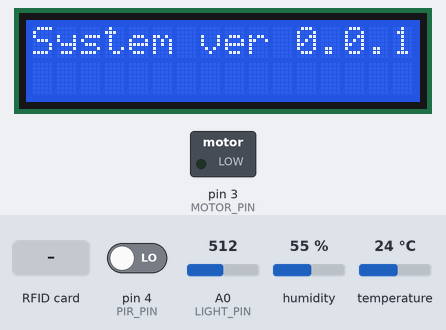
A sketch run on a simulated Arduino Uno, built with avr-gcc and run on an emulated ATmega328P. Parts: 16×2 character LCD, switched loads named in the sketch (green lamp = pin HIGH). The inputs (shaded band) are chosen by the test bench; at power-on: pin 4 (PIR_PIN) LOW, A0 (LIGHT_PIN) = 512, humidity 55 %, temperature 24 °C. EEPROM starts erased; pins used as bus, display or sensor lines are not drawn; what the sketch prints to the serial monitor is not drawn.

Above: at 3.6 s.
At 5.7 s:
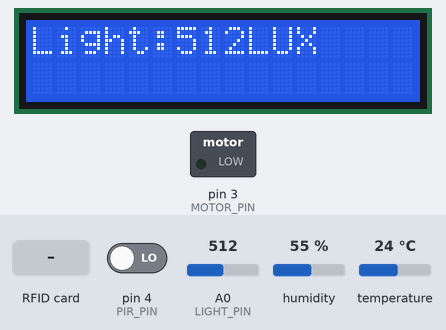
5.8 s: RFID card 5E 7A 19 C4 held to the reader
At 8.1 s:
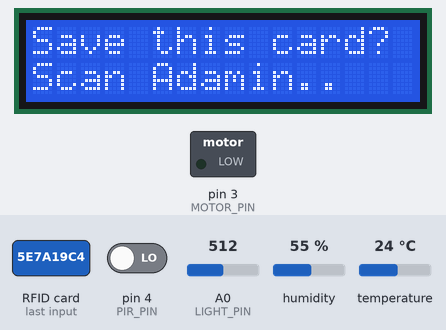
Timing chart, 0 to 9.6 s (numbered marks = the images above; inputs shaded):
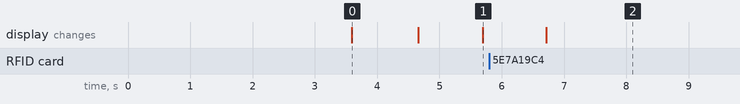

Measured:
- after the input at 5.8 s, the display: changes after 0.91 s (image 2)
- what the display in image 0 shows lasts 1.1 s, from 3.6 s to 4.7 s

The sketch:

ESE515_Project_LOWER.ino
```cpp
/**

SmartBox system ---- Lower MCU

In this part, MCU can collect temprature, humidity, light value and door status.
With using the communication portcal module, it can T/R data with main MCU.

Connection:

1.RFID
SDA------------------------Digital 10
SCK------------------------Digital 13
MOSI----------------------Digital 11
MISO----------------------Digital 12
IRQ------------------------DO NOT CONNECT
GND-----------------------GND
RST------------------------Digital 9
3.3V------------------------3.3V

2.PIR
OUTPUT-------------------- 4

3.DHT 11
SIG----------------------2

4.CdS
OUTPUT---------------- A0

5.TX RX(SoftwareSerial)

TX-------------------5
RX------------------6

Note: Upper MCU(coonection should be different)
TX--------------------3
RX--------------------2


6.lcd screen
rs-------------------A1 15
en-------------------A2 16
d4-------------------A3 17
d5-------------------A4 18
d6-------------------A5 19
d7-------------------0


Author:Ze Li
Date:04/3/2023

*/


#include <SPI.h>
#include <MFRC522.h>
#include <Servo.h>
#include <EEPROM.h>
#include <DHT.h>
#include <SoftwareSerial.h>
#include <LiquidCrystal.h>

// RFID ERROR Define
#define CARD_TYPE_ERROE -1
#define CARD_NOT_VAILD -2
#define CARD_SUCCESS 1


// Communication define
#define SENSOR_DATA_LENGETH 8


#define END_CODE 5


// PIN Define

#define RFID_RESET_PIN 9 // RFID_receiver reset pin
#define RFID_SDA_PIN 10 // RFID SDA pin
#define MOTOR_PIN 3 // SG90 control pin
#define DHT_PIN 2 // DHT
#define PIR_PIN 4 // PIR
#define LIGHT_PIN A0 // CdS
#define TX_PIN 6
#define RX_PIN 7


// MAX_Number define
#define MAX_CARD_NUMBER 512
#define UID_LENGETH 4

//Defult Thershold value define
#define MAX_TEMP 30


// Initialize Object

MFRC522 rfid(RFID_SDA_PIN,RFID_RESET_PIN);
//Servo door_servo;
int uid_write_address = 0; // uid can be saved in this address of EEPROM
int uid_read_address = 0;
byte nuidPICC[4];
byte adamin[4];

DHT dht( DHT_PIN, DHT11);
float temprature = 0;
float humidity = 0;

int PIR_distance = 0;

int light_value = 0;

int door_status = 0; // 0:closed;1:opened

LiquidCrystal lcd(A2, A1, A3, A4, A5, 5);
byte temperturechar[8] = {
  0b10000,
  0b00110,
  0b01001,
  0b01000,
  0b01000,
  0b01001,
  0b00110,
  0b00000,
}; // characte for degree

SoftwareSerial lowermcuSerial(RX_PIN,TX_PIN);
int sensor_data[SENSOR_DATA_LENGETH];


int page_flag = 0; //0:Hum and temp; 1:light


bool check_setup(){
  // find card

  if (!rfid.PICC_IsNewCardPresent()){
     //Serial.println("can not read caasasasasrd..");
    return false;}

  // readable?
  if (!rfid.PICC_ReadCardSerial()){
    Serial.println("can not read card..");
    return false;}

  MFRC522::PICC_Type piccType = rfid.PICC_GetType(rfid.uid.sak);
  if (piccType != MFRC522::PICC_TYPE_MIFARE_MINI &&
        piccType != MFRC522::PICC_TYPE_MIFARE_1K &&
        piccType != MFRC522::PICC_TYPE_MIFARE_4K) {
        Serial.println("The card type is wrong!");
        return false; }

  return true;
}

int check_id(){
  if(check_setup()){
  // First save the reading content into nuidPICC array
  for (byte i = 0; i < 4; i++) {
    nuidPICC[i] = rfid.uid.uidByte[i];
    //Serial.println(nuidPICC[i],HEX);
    }
    // stop reading the same card
    rfid.PICC_HaltA();
   rfid.PCD_StopCrypto1();
   // Begin check id based on the EEPROM
    uid_read_address = 0;
    while(uid_read_address != 512){
      int temp_address = uid_read_address;
      byte value_1 = EEPROM.read(temp_address);
      byte value_2 = EEPROM.read(temp_address+1);
      byte value_3 = EEPROM.read(temp_address+2);
      byte value_4 = EEPROM.read(temp_address+3);
      if (nuidPICC[0]==value_1&&nuidPICC[1]==value_2&&nuidPICC[2]==value_3&&nuidPICC[3]==value_4)
      { return CARD_SUCCESS; }
      uid_read_address = uid_read_address + 4;
    }
    Serial.println("Can't find the card!");
    return CARD_NOT_VAILD;

  }
  //Serial.println("Check Card type!!!!");
  //lcd.clear();
  //lcd.println("check your card!");
  //delay(4000);
  return CARD_TYPE_ERROE;
}

bool save_uid(){
  if(uid_write_address == 512 ){
    Serial.print("Card is enough!!!!,this activity may replace the first card");
    uid_write_address = 0;
    return false;
  }
  else{
    for(int i=0;i<4;i++){
      EEPROM.write(uid_write_address,nuidPICC[i]);
      uid_write_address = uid_write_address + 1;
    }
    Serial.println("Saved!!!");
    return true;
  }

}

void rfid_check(int id)
{
  if( id == CARD_NOT_VAILD){
    Serial.println("Do you want to save this card?(Y/N)");
    lcd.clear();
    lcd.setCursor(0, 0);
    lcd.print("Save this card?");
    lcd.setCursor(0, 1);
    lcd.print("Scan adamin");
   while(1) // Use adamin card to save other users card
    {  lcd.clear();
      lcd.setCursor(0, 0);
      lcd.print("Save this card?");
      lcd.setCursor(0, 1);
       lcd.print("Scan Adamin..");
      if(check_setup()){
        for (byte i = 0; i < 4; i++) {
        adamin[i] = rfid.uid.uidByte[i];}
        rfid.PICC_HaltA();
        rfid.PCD_StopCrypto1();
        if (adamin[0]==0x03&&adamin[1]==0x36&&adamin[2]==0x44&&adamin[3]==0x1B){
          lcd.clear();
          lcd.print("Welcomeback....");
          if(save_uid()){
            lcd.clear();
            lcd.print("Saved!!");
            delay(1000);
          }
          else{
            lcd.clear();
            lcd.print("Failed!!");
            delay(1000);
          }
    }
    return;
   }
  }

  }
  if(id == CARD_SUCCESS){
    Serial.print("身份确认，解锁成功");
    lcd.clear();
    lcd.print("Welcomeback.....");
    servopulse(180);
    delay(2000);
    servopulse(45);
    delay(2000);
  }
  //rfid.PCD_StopCrypto1();
  return;
}


void read_temp_hum(){
    humidity = dht.readHumidity();
    temprature = dht.readTemperature();
}


void read_PIR(){
  PIR_distance = digitalRead(PIR_PIN);
  if(PIR_distance == 1){
    while(1){
    if(check_id() == CARD_SUCCESS){
      // check the card
      PIR_distance= 0; // reset the PIR flag
      lcd.clear();
      lcd.print("Welcomeback.....");
      servopulse(180);
      delay(2000);
      servopulse(45);
      delay(2000);
      return;
    }
    lcd.clear();
    lcd.println("Use Card to Unlock....");
    }
  }
}


void read_light(){
  light_value = analogRead(LIGHT_PIN);
}
/*
Name: send_sensor_data()
Function: package temprature,humidity,light value,PIR distance into a frame   and send it to UpperMCU.
Frame:
     Strating Code-------------------------1 start to receive sensors data
     temprature_part1
     temprature_part2
     Humidity Code-------------------------2
     humidity_part1
     humdity_part2
     Light code----------------------------3
     light value
     PIR code-----------------------------4
     PIR_distance
     end code------------------------------5

*/
void send_sensor_data(){
  sensor_data[0] = 1;
  sensor_data[1] = (int)temprature;
  sensor_data[2] = (int)((temprature - sensor_data[1])*100);
  sensor_data[3] = (int)humidity;
  sensor_data[4] = (int)((humidity - sensor_data[3])*100);
  sensor_data[5] = light_value;
  sensor_data[6] = PIR_distance;
  sensor_data[7] = END_CODE;
  for(int i = 0;i<SENSOR_DATA_LENGETH;i++){
    lowermcuSerial.write(sensor_data[i]);
  }
}
/*
Name: servopulse(int angle)
Function:Send PWM for Servo
input: the angle(0~180)
*/
void servopulse(int angle)
{

  //Send 50 Pulse
  for (int i = 0; i < 50; i++) {

    int pulsewidth = (angle * 11) + 500;  //calculate the duration of PWM
    digitalWrite(MOTOR_PIN, HIGH);
    delayMicroseconds(pulsewidth);
    digitalWrite(MOTOR_PIN, LOW);
    delayMicroseconds(20000 - pulsewidth);
  }
  delay(20);
}


void setup() {
  Serial.begin(9600);
  lowermcuSerial.begin(9600);
  lcd.createChar(6, temperturechar);

  // RFID Set up

  SPI.begin();
  rfid.PCD_Init();
  pinMode(MOTOR_PIN, OUTPUT); //set servo
  for (int i = 0 ; i < EEPROM.length() ; i++) {
      EEPROM.write(i, 0);
   }
  //door_servo.write(45);


  // set dht11
  dht.begin();

  //set PIR sensor
  pinMode( PIR_PIN, INPUT);
  Serial.print("setup ok!");
  //lcd setup
  lcd.begin(16, 2);
  //system ver
  lcd.print("System ver 0.0.1");
  delay(1000);
}

void loop() {
  //int uid_flag = check_id(); // get the status of current RFID reader status.

  //rfid.PCD_Init();

  rfid_check(check_id()); //check card
  read_temp_hum();
  read_PIR();
  read_light();
  if(page_flag == 0){
  showTempAndHum();
  page_flag = 1;
  }
  else{
  showLight();
  page_flag = 0;
  }

  send_sensor_data();

  delay(1000);
}
void showTempAndHum(){
    lcd.clear();
    lcd.setCursor(0, 0);
    lcd.print("Hum:");
    lcd.print(humidity);
    lcd.print("%");
    lcd.setCursor(0, 1);
    lcd.print("Temp:");
    lcd.print(temprature);
    lcd.write(byte(6));
}
void showLight(){
  lcd.clear();
  lcd.setCursor(0, 0);
  lcd.print("Light:");
  lcd.print(light_value);
  lcd.print("LUX");
}
```
